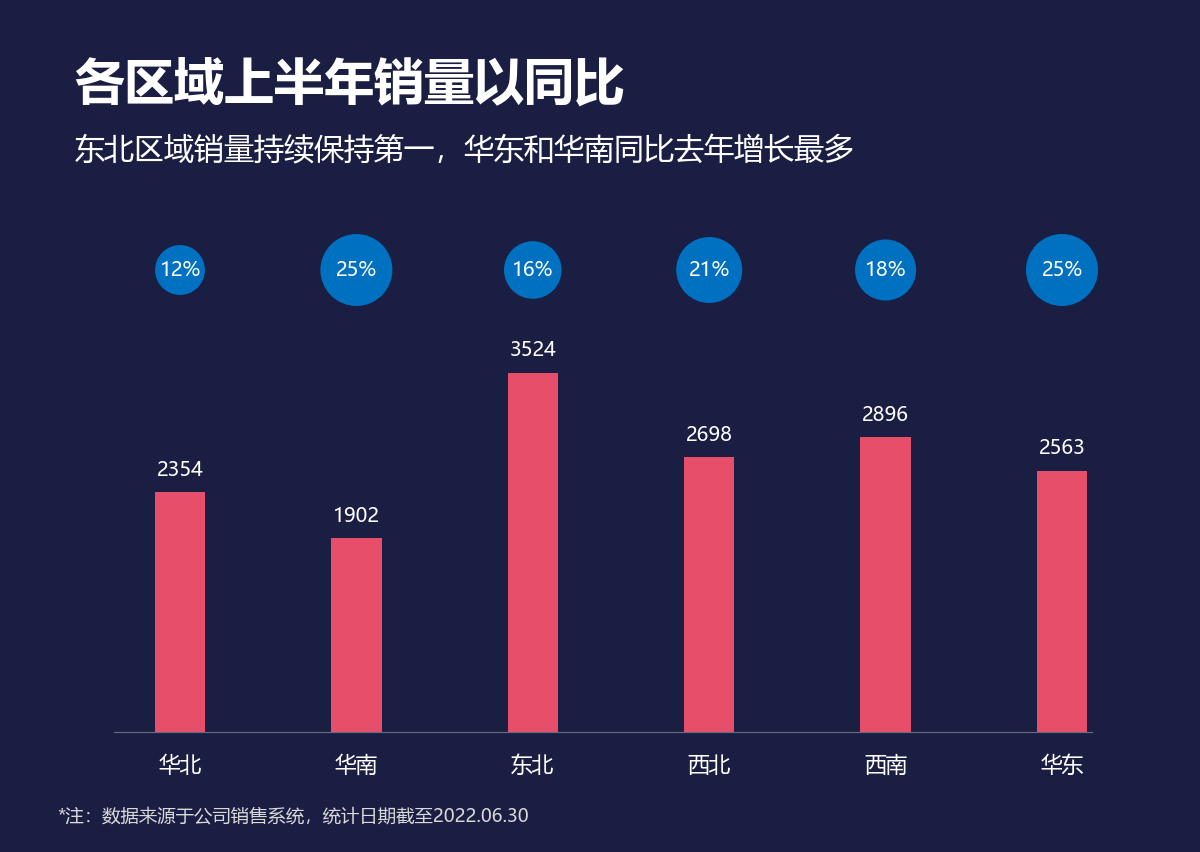

This figure's Python source:
# -*- coding: utf-8 -*-
from pathlib import Path
import openpyxl
# 向上查找原始教材目录；只读，不修改 Excel。图形和标签共用同一组单元格值。
HERE = Path(__file__).resolve().parent
SOURCE = next((p for base in HERE.parents for p in base.glob('《*/第二章 图表(后15).xlsx')), None)
if SOURCE is None:
    raise FileNotFoundError('请把本文件夹放在教材 Excel 所在项目目录下。缺少 第二章 图表(后15).xlsx')
wb = openpyxl.load_workbook(SOURCE, data_only=True, read_only=True)
ws = wb['26 柱形圆']
def col(letter, start, end):
    values = [ws[f'{letter}{r}'].value for r in range(start, end+1)]
    if any(v is None for v in values):
        raise ValueError(f'缺失数据：{ws.title}!{letter}{start}:{letter}{end}')
    return values

import numpy as np
import matplotlib
matplotlib.use('Agg')
import matplotlib.pyplot as plt
from matplotlib.patches import Rectangle, Circle, Wedge, Polygon, FancyBboxPatch
from matplotlib.colors import LinearSegmentedColormap
matplotlib.rcParams['font.sans-serif'] = ['Microsoft YaHei', 'SimHei']
matplotlib.rcParams['axes.unicode_minus'] = False
BG='#1A1E43'; BLUE='#0070C0'; RED='#E74E69'; YELLOW='#F5C353'; TEAL='#11A7AD'
def canvas(h=740):
    global fig,ax,H
    H=h
    fig=plt.figure(figsize=(10,h/100),dpi=120,facecolor=BG)
    ax=fig.add_axes([0,0,1,1],xlim=(0,1000),ylim=(h,0),facecolor=BG)
    ax.set_axis_off()
def text(x,y,s,size=13,color='white',ha='left',**kw):
    return ax.text(x,y,str(s),fontsize=size,color=color,ha=ha,va='center',**kw)
def rect(x,y,w,h,color,**kw):
    ax.add_patch(Rectangle((x,y),w,h,facecolor=color,edgecolor='none',**kw))
def header(title,subtitle='',note='*注：数据来源于公司销售系统，统计日期截至2022.06.30'):
    t=text(62,72,title,30,fontweight='bold')
    fig.canvas.draw()
    width=t.get_window_extent(fig.canvas.get_renderer()).width
    if width>fig.bbox.width*.9:t.set_fontsize(30*fig.bbox.width*.9/width)
    if subtitle:
        t=text(62,126,subtitle,18)
        fig.canvas.draw()
        width=t.get_window_extent(fig.canvas.get_renderer()).width
        if width>fig.bbox.width*.9:t.set_fontsize(18*fig.bbox.width*.9/width)
    if note: text(48,H-30,note,11,color='#D9D9D9')
def baseline(y=620,x0=95,x1=910):
    ax.plot([x0,x1],[y,y],color='#686A80',lw=.7)
def bar(x,v,scale,base=620,width=38,color=BLUE,label=True):
    rect(x-width/2,base-v*scale,width,v*scale,color)
    if label:text(x,base-v*scale-18,f'{v:g}',12,ha='center')
def finish():
    wb.close()
    fig.savefig(HERE/(Path(__file__).stem+'.png'),dpi=120,facecolor=BG)
    plt.close(fig)
if False:  # 此文件所有数值均来自上面的 ws/col，未嵌入 Excel 截图。
    pass

canvas(710)
names=col('B',3,8);sales=col('C',3,8);yoy=col('E',3,8)
header('各区域上半年销量以同比','东北区域销量持续保持第一，华东和华南同比去年增长最多')
xs=np.linspace(150,885,6);base=610
baseline(base)
for x,name,v,g in zip(xs,names,sales,yoy):
    bar(x,v,.085,base,42,RED);text(x,base+28,name,13,ha='center')
    # Excel 的气泡面积与同比数值成正比，所有气泡共用4500纵坐标。
    radius=30*np.sqrt(g/.25)
    ax.add_patch(Circle((x,225),radius,facecolor=BLUE))
    text(x,225,f'{g:.0%}',12,ha='center')

finish()
